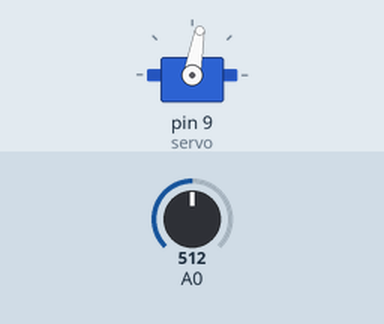
This sketch was run on a simulated Arduino Uno, built with avr-gcc and run on an emulated ATmega328P. Shown: servo. The test bench sets the inputs (shaded band); at power-on: A0 = 512. What the sketch prints to the serial monitor is not drawn.

Above: at 1.5 s.
1.6 s: A0 set to 487
At 2.5 s:
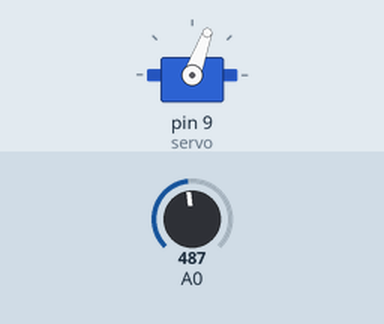
3.7 s: A0 set to 256
5.2 s: A0 set to 227
At 5.78 s:
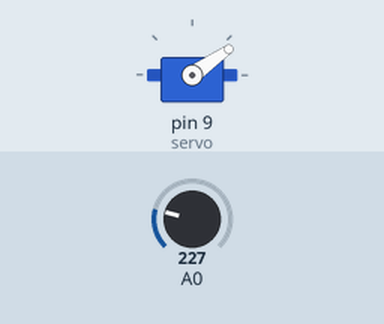
8.6 s: A0 set to 250
10.4 s: A0 set to 230
At 10.69 s:
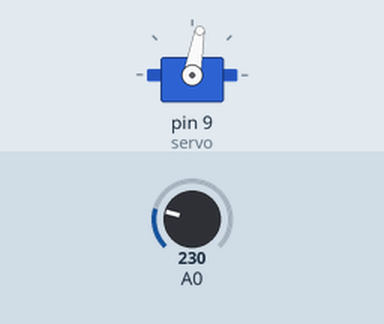
Timing chart, 0 to 14.8 s (numbered marks = the images above; inputs shaded):
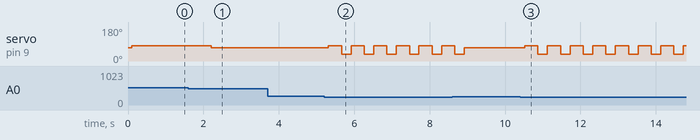

The sketch:

chrome_dino2.ino
```cpp
#include <Servo.h>

Servo servo;
unsigned int middle = 70;
unsigned int down = 35;
unsigned int up = 80;
unsigned int jump_delay = 600;
unsigned int jump_down_delay = 0;
unsigned long interval = 15000;
unsigned long prevTime = 0;

void setup() {
  Serial.begin(9600);
  servo.attach(9);
  servo.write(middle);
}

void loop() {
  unsigned long now_time = millis();
  int is_obstacle_light = analogRead(A0);
  delay(100);

  servo.write(middle);
  if ((now_time - prevTime >= interval) && jump_delay >= 150)
  {
    prevTime = now_time;
    jump_delay -= 50;
    jump_down_delay = 600 - jump_delay;
  }
  Serial.println(is_obstacle_light);
  if ((is_obstacle_light > 500) && is_obstacle_light < 650)
  {
    Serial.println("[아침] 장애물 감지");
    servo.write(up);
    delay(jump_delay);
    // if (jump_down_delay > 150)
    // {
    //   servo.write(down);
    //   delay(jump_down_delay);
    // }
  }
  if ((is_obstacle_light < 240) && is_obstacle_light > 150)
  {
    Serial.println("[밤] 장애물 감지");
    servo.write(up);
    delay(350);
    servo.write(down);
    delay(150);
  }
}
```

Measured:
- the behaviour switches between 240 and 239 on A0 (found by bisection; images 1 and 2)
- after the input at 1.6 s, servo on pin 9 (servo): 80° → 70° after 0.60 s
- after the input at 3.7 s, every drawn part: stays the same
- after the input at 5.2 s, servo on pin 9 (servo): alternates 80° for 0.35 s and 35° for 0.25 s, starting after 0.11 s
- after the input at 10.4 s, servo on pin 9 (servo): alternates 80° for 0.35 s and 35° for 0.25 s, starting after 0.12 s
